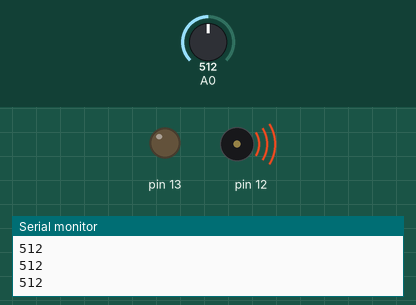
The sketch below on a simulated Arduino Uno, built with avr-gcc and run on an emulated ATmega328P. Shown: output pins drawn as LEDs (lit = HIGH), buzzer (waves = sounding), the last lines printed to the serial monitor. Inputs (shaded band) come from the test bench; at power-on: A0 = 512.

Above: at 1.2 s.
1.3 s: A0 set to 0
At 1.9 s:
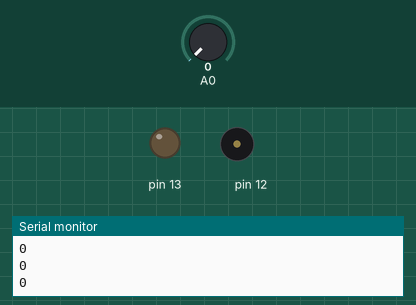
2.8 s: A0 set to 122
At 3.2 s:
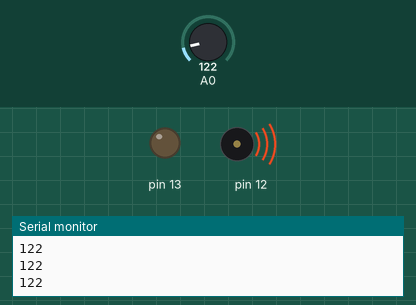
Timing chart, 0 to 5.8 s (numbered marks = the images above; inputs shaded):
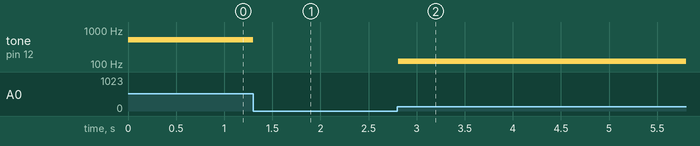

Measured:
- after the input at 1.3 s, tone on pin 12: 512 Hz → silent at once
- after the input at 2.8 s, tone on pin 12: silent → 122 Hz at once

The sketch:

ArduinoForCSP.ino
```cpp
// Classroom introduction.

// the setup routine runs once when you press reset:
void setup() {
  // initialize serial communication at 9600 bits per second:
  Serial.begin(9600);
  // initialize pin 13 as an oputput.
  pinMode(13, HIGH);
}

// the loop routine runs over and over again forever:
void loop() {
  // read the input on analog pin 0:
  int sensorValue = analogRead(A0);
  // print out the value you read:
  Serial.println(sensorValue);
  tone(12, sensorValue );

}
```
